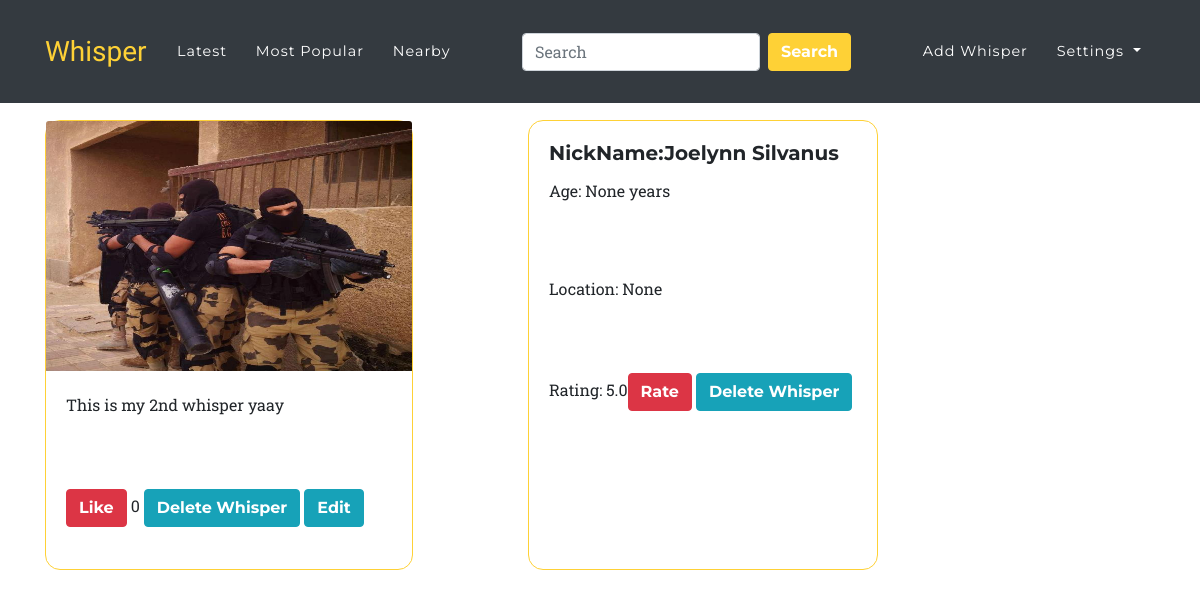
The app's page /story/2/ (signed in) with its own data.
### posts/models.py (models this page shows, shortened)
class WhisperBase(models.Model):
    creator=models.ForeignKey(Profile, on_delete=models.CASCADE, related_name= '%(model_name)s')
    text=models.TextField(max_length=100)
    image=models.ImageField(blank=True, null=True, upload_to='whisper_images/', default=generate_random_pic) #found in accounts.names.py
    likes=models.PositiveSmallIntegerField(default=0)
    categories=models.ManyToManyField(Category, null=True, blank=True)
    comments=models.PositiveSmallIntegerField(default=0)
    time_stamp=models.DateTimeField(auto_now_add=True)
    is_liked=models.BooleanField(default=False)
    class Meta:
        abstract=True

class Whisper(WhisperBase):
    class Meta:
        abstract=False
        get_latest_by='-time_stamp'

### accounts/models.py (models this page shows)
class Profile(models.Model):
    Ages=(
        (1, '14-16'),
        (2, '17-19'),
        (3, '20-24'),
        (4, '25-30'),
        (5, '31-40'),
        (6, '+40')
    )
    owner=models.OneToOneField(User, on_delete=models.CASCADE, unique=True)
    nickname=models.CharField(max_length=80, default=generate_nickname) #found in accounts.names.py
    age=models.IntegerField(choices=Ages, null=True, blank=True)
    rating=models.FloatField(default=5.0)
    number_of_ratings=models.PositiveSmallIntegerField(default=0)
    location=models.GenericIPAddressField(null=True, blank=True)
    def __str__(self):
        return self.nickname

### posts/views.py (the view)
# urls.py: path('story/<int:pk>/', WhisperDetail.as_view(), name='whisper-detail'),
class WhisperDetail(DetailView):
    model = Whisper
    template_name = 'whisper_detail.html'
    context_object_name = 'whisper'

### posts/templates/whisper_detail.html (shortened to what this page needs)
{% extends 'base.html' %}
 {% block nav %}
    <nav class="navbar navbar-expand-lg navbar-dark bg-dark fixed-top " id="mainNav">
        {% endblock %}
 {% block content %}
        <div class="container list">
            <div class="row">
           <div class="col-5  mr-2">
            <div class="card" style='width: 23rem; '>
              <img class="card-img-top" src="{{whisper.image.url}}" style="height:250px" alt="Card image cap">
              <div class="card-body">
                <p class="card-text">{{ whisper.text}}</p>
                  <a href="{% url 'posts:like-whisper-detail' whisper.pk %}" class="btn btn-danger btn-like">
                      {% if whisper.is_liked %}dislike {%else%}Like{% endif %}</a> {{ whisper.likes}}
                  {% if whisper.creator == user.profile %}
                  <a href="{% url 'posts:delete-whisper' whisper.pk%}" class="btn btn-info">Delete Whisper</a>
                  <a href="{% url 'posts:update-whisper' whisper.pk%}" class="btn btn-info">Edit</a>
                  {% endif %}
              </div>
            </div>
           </div>
                  <div class="col-4">
                <div class="card" >
              <div class="card-body">
                <h5 class="card-title">NickName:{{ whisper.creator }}</h5>
                <p class="card-text">Age: {{ whisper.creator.age}} years</p>
                  <p class="card-text">Location: {{ whisper.creator.location}}</p>
                   Rating: {{ whisper.creator.rating }}<a href="#" class="btn btn-danger">Rate</a>
                  {% if whisper.creator == user.profile %}
                  <a href="{% url 'posts:delete-whisper' whisper.pk%}" class="btn btn-info">Delete Whisper</a>
                  {% endif %}
              </div>
            </div>
        </div>
</div>
        </div>
        <div class="container">
        <div class="row mt-3">
            <div class="col-4">
            </div>
        </div>
        </div>
 {% endblock %}

### static/css/base.css (style rules this page uses)
body { overflow-x: hidden; font-family: 'Roboto Slab', 'Helvetica Neue', Helvetica, Arial, sans-serif; }
p { line-height: 1.75; }
a { color: #fed136; }
h1, h2, h3, h4, h5, h6 { font-weight: 700; font-family: 'Montserrat', 'Helvetica Neue', Helvetica, Arial, sans-serif; }
.btn { font-family: 'Montserrat', 'Helvetica Neue', Helvetica, Arial, sans-serif; font-weight: 700; }
@media (min-width: 992px) { #mainNav { padding-top: 25px; padding-bottom: 25px; -webkit-transition: padding-top 0.3s, padding-bottom 0.3s; -moz-transition: padding-top 0.3s, padding-bottom 0.3s; transition: padding-top 0.3s, padding-bottom 0.3s; border: none; background-color: transparent; } }
.list { margin-top: 120px; }
.card { border-radius: 15px; border-color: #fed136; height: 450px; }
.card-text { margin-bottom: 70px; }

### records on screen
Whisper: image (picture), text "This is my 2nd whisper yaay", likes "0", creator "Joelynn Silvanus", creator.age "None", creator.location "None", creator.rating "5.0"
